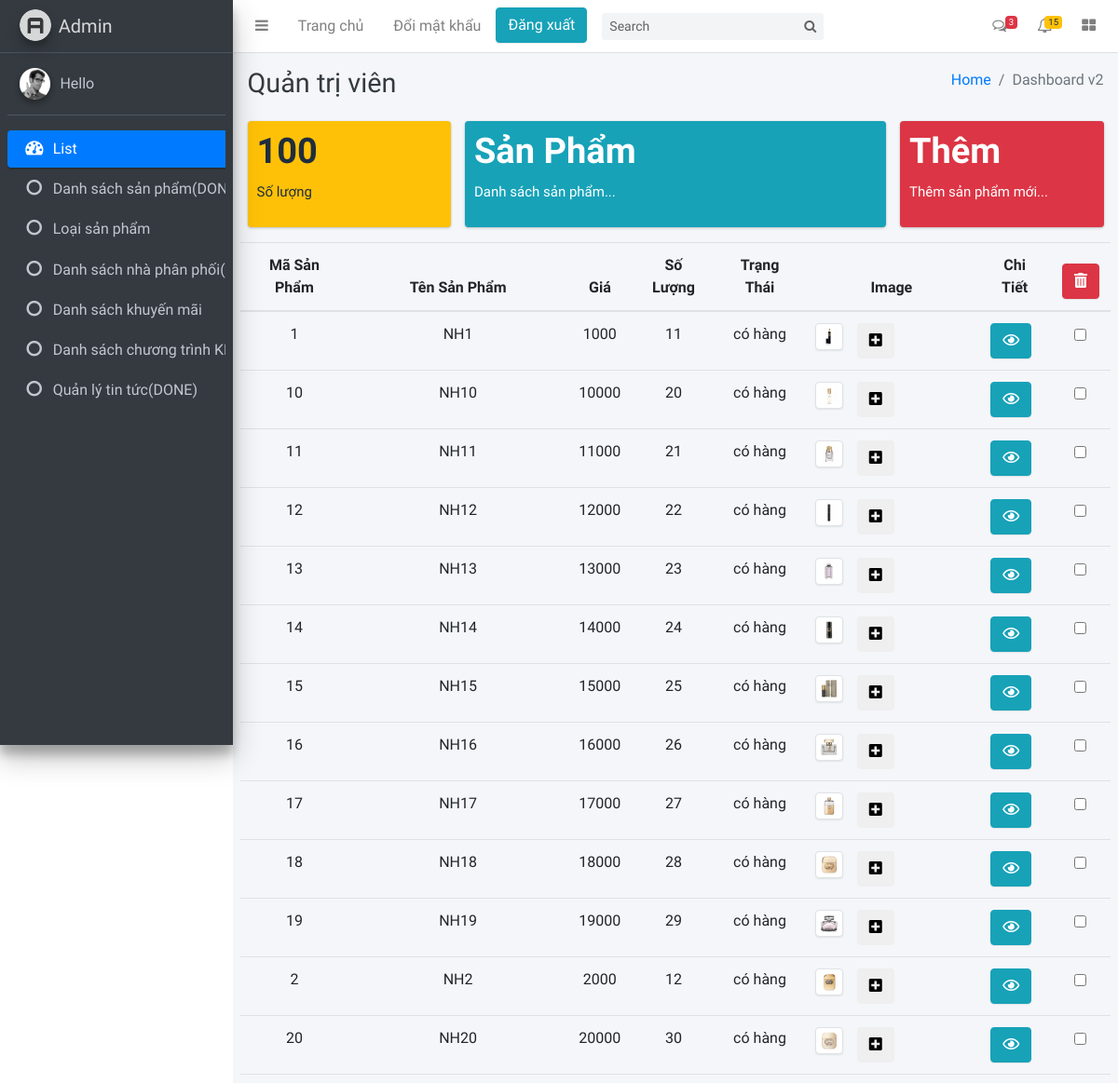
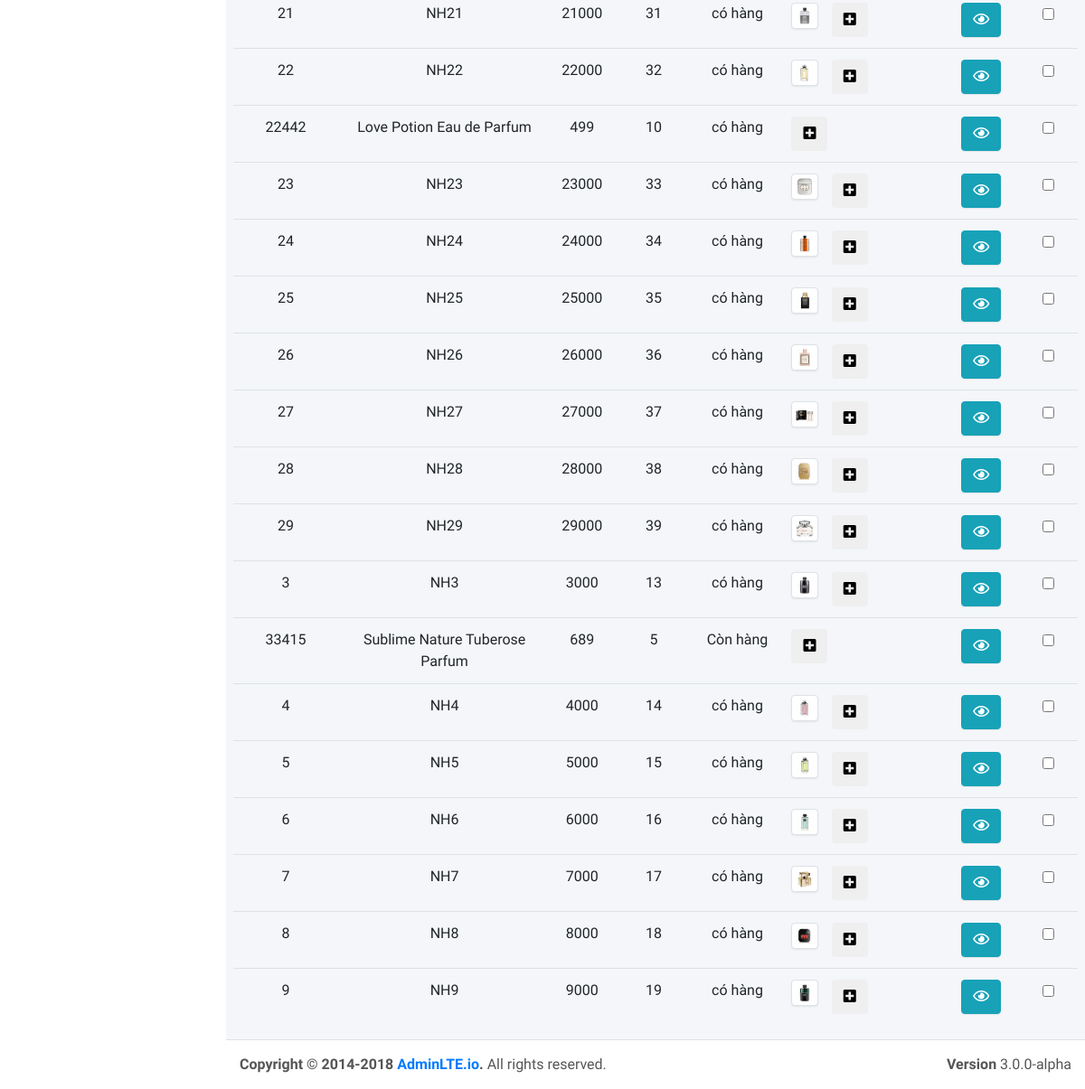
Page /admin/indexAdmin.php on the committed database (2 pictures, top to bottom).
### tables this page shows
CREATE TABLE `sp` (
  `MaSP` varchar(25) NOT NULL,
  `Maloai` varchar(25) NOT NULL,
  `Tensp` varchar(250) NOT NULL,
  `Gia` int(11) NOT NULL,
  `Soluong` int(11) NOT NULL,
  `MaNcc` varchar(25) NOT NULL,
  `Ngaysanxuat` date NOT NULL,
  `hansudung` int(11) NOT NULL,
  `dungtich` int(11) NOT NULL,
  `Mota` mediumtext NOT NULL,
  `Ngaynhaphang` date NOT NULL,
  `trangthai` varchar(25) NOT NULL
);

CREATE TABLE `video` (
  `MaMulti` varchar(25) NOT NULL,
  `URLVideo` varchar(250) NOT NULL,
  `URLHinh` varchar(250) NOT NULL,
  `MaSP` varchar(25) NOT NULL,
  `MaTin` varchar(25) NOT NULL,
  `MaKH` varchar(25) NOT NULL
);

### select.php (called while the page is built, shortened)
<?php
    function query_select($sql)
    {
        $table = array();
        try {
            include 'connect.php';
            $stmt = $conn->prepare($sql);
            $stmt->execute();
            $table = $stmt;
        } catch (PDOException $e) {
            echo "connection failed: " . $e->getMessage();
        }
        return $table;
    }
?>

### admin/Select/list-product.php (the view, shortened to what this page needs)
<div class="row">
    <div class="col-lg-3 col-6">
        <div class="small-box bg-warning">
            <div class="inner">
                <h3>100</h3>
                <p>Số lượng</p>
            </div>
        </div>
    </div>
    <div class="col-lg-6 col-6">
        <div class="small-box bg-info">
            <div class="inner">
                <h3>Sản Phẩm</h3>
                <p>Danh sách sản phẩm...</p>
            </div>
        </div>
    </div>
    <div class="col-lg-3 col-6">
        <a href="indexAdmin.php?page=them_san_pham">
            <div class="small-box bg-danger">
                <div class="inner">
                    <h3>Thêm</h3>
                    <p>Thêm sản phẩm mới...</p>
                </div>
            </div>
        </a>
    </div>
</div>
<div class="row">
    <table class="table table-hover text-center">
        <thead>
            <tr>
                <th>Mã Sản Phẩm</th>
                <th>Tên Sản Phẩm</th>
                <th>Giá</th>
                <th>Số Lượng</th>
                <th>Trạng Thái</th>
                <th>Image</th>
                <th>Chi Tiết</th>
                <th>
                    <button type="button" name="delete_all" id="delete_all" class="btn btn-danger">
                        <i class="fas fa-trash-alt"></i>
                    </button>
                </th>
            </tr>
        </thead>
        <tbody>
        <?php
            $table = query_select("SELECT * FROM sp");
            $count = $table->rowCount();
            if ($count > 0) {
                foreach ($table as $row) {
                    $masp = $row['MaSP'];
        ?>
            <tr>
                <td><?php echo $row['MaSP'] ?></td>
                <td><?php echo $row['Tensp'] ?></td>
                <td><?php echo $row['Gia'] ?></td>
                <td><?php echo $row['Soluong'] ?></td>
                <td><?php echo $row['trangthai'] ?></td>
                <td style="width:20%;">
                    <div class="row">
                        <?php
                            $table = query_select("SELECT * FROM sp, video WHERE sp.MaSP = video.MaSP AND sp.MaSP = '$masp'");
                            $count = $table->rowCount();
                            if($count > 0)
                            {
                                foreach ($table as $row) {
                        ?>
                        <div class="col-md-3" style="margin-bottom:5px;">
                            <img class="img-thumbnail" src="./../<?php echo $row['URLHinh'] ?>" alt="">
                        </div>
                        <?php
                                }
                            }
                        ?>
                        <div class="col-md-3">
                            <a href="?page=upload&&masp=<?php echo $masp ?>"><button class="btn"><i class="fas fa-plus-square"></i></button></a>
                        </div>
                    </div>
                </td>
                <td>
                    <a id="example" href="?page=detail-product&&masp=<?php echo $row['MaSP']; ?>">
                        <button type="button" class="btn btn-info">
                            <i class="far fa-eye"></i>
                        </button>
                    </a>&nbsp;
                </td>
                <td>
                    <input type="checkbox" class="delete_checkbox" value="<?php echo $masp; ?>">
                </td>
            </tr>
            <?php
                }
            }
            else
            {
                echo "<h2>Hiện tại chưa có sản phẩm...</h2>";
            }
        ?>
        </tbody>
    </table>
</div>

### assets/scss/main.css (style rules this page uses)
html, body, div, span, object, iframe, h1, h2, h3, h4, h5, h6, p, blockquote, pre, abbr, address, cite, code, del, dfn, em, img, ins, kbd, q, samp, small, strong, sub, sup, var, b, i, dl, dt, dd, ol, ul, li, fieldset, form, label, legend, table, caption, tbody, tfoot, thead, tr, th, td, article, aside, canvas, details, figcaption, figure, footer, header, hgroup, menu, nav, section, summary, time, mark, audio, video { margin: 0; padding: 0; border: 0; outline: 0; font-size: 100%; vertical-align: baseline; background: transparent; box-sizing: border-box; -moz-box-sizing: border-box; -webkit-box-sizing: border-box; }
body { font: 15px/1 poppins-regular, Arial, Helvetica, sans-serif; }
a { margin: 0; padding: 0; font-size: 100%; vertical-align: baseline; background: transparent; text-decoration: none; }
table { border-collapse: collapse; border-spacing: 0; }
input, select { vertical-align: middle; }

### rows in the picture
sp: MaSP "1", Tensp "NH1", Gia "1000", Soluong "11", trangthai "có hàng", video.URLHinh (picture)
sp: MaSP "10", Tensp "NH10", Gia "10000", Soluong "20", trangthai "có hàng", video.URLHinh (picture)
sp: MaSP "11", Tensp "NH11", Gia "11000", Soluong "21", trangthai "có hàng", video.URLHinh (picture)
sp: MaSP "12", Tensp "NH12", Gia "12000", Soluong "22", trangthai "có hàng", video.URLHinh (picture)
sp: MaSP "13", Tensp "NH13", Gia "13000", Soluong "23", trangthai "có hàng", video.URLHinh (picture)
sp: MaSP "14", Tensp "NH14", Gia "14000", Soluong "24", trangthai "có hàng", video.URLHinh (picture)
sp: MaSP "15", Tensp "NH15", Gia "15000", Soluong "25", trangthai "có hàng", video.URLHinh (picture)
sp: MaSP "16", Tensp "NH16", Gia "16000", Soluong "26", trangthai "có hàng", video.URLHinh (picture)
sp: MaSP "17", Tensp "NH17", Gia "17000", Soluong "27", trangthai "có hàng", video.URLHinh (picture)
sp: MaSP "18", Tensp "NH18", Gia "18000", Soluong "28", trangthai "có hàng", video.URLHinh (picture)
sp: MaSP "19", Tensp "NH19", Gia "19000", Soluong "29", trangthai "có hàng", video.URLHinh (picture)
sp: MaSP "2", Tensp "NH2", Gia "2000", Soluong "12", trangthai "có hàng", video.URLHinh (picture)
sp: MaSP "20", Tensp "NH20", Gia "20000", Soluong "30", trangthai "có hàng", video.URLHinh (picture)
sp: MaSP "21", Tensp "NH21", Gia "21000", Soluong "31", trangthai "có hàng", video.URLHinh (picture)
sp: MaSP "22", Tensp "NH22", Gia "22000", Soluong "32", trangthai "có hàng", video.URLHinh (picture)
sp: MaSP "22442", Tensp "Love Potion Eau de Parfum", Gia "499", Soluong "10", trangthai "có hàng"
sp: MaSP "23", Tensp "NH23", Gia "23000", Soluong "33", trangthai "có hàng", video.URLHinh (picture)
sp: MaSP "24", Tensp "NH24", Gia "24000", Soluong "34", trangthai "có hàng", video.URLHinh (picture)
sp: MaSP "25", Tensp "NH25", Gia "25000", Soluong "35", trangthai "có hàng", video.URLHinh (picture)
sp: MaSP "26", Tensp "NH26", Gia "26000", Soluong "36", trangthai "có hàng", video.URLHinh (picture)
sp: MaSP "27", Tensp "NH27", Gia "27000", Soluong "37", trangthai "có hàng", video.URLHinh (picture)
sp: MaSP "28", Tensp "NH28", Gia "28000", Soluong "38", trangthai "có hàng", video.URLHinh (picture)
sp: MaSP "29", Tensp "NH29", Gia "29000", Soluong "39", trangthai "có hàng", video.URLHinh (picture)
sp: MaSP "3", Tensp "NH3", Gia "3000", Soluong "13", trangthai "có hàng", video.URLHinh (picture)
sp: MaSP "33415", Tensp "Sublime Nature Tuberose Parfum", Gia "689", Soluong "5", trangthai "Còn hàng"
sp: MaSP "4", Tensp "NH4", Gia "4000", Soluong "14", trangthai "có hàng", video.URLHinh (picture)
sp: MaSP "5", Tensp "NH5", Gia "5000", Soluong "15", trangthai "có hàng", video.URLHinh (picture)
sp: MaSP "6", Tensp "NH6", Gia "6000", Soluong "16", trangthai "có hàng", video.URLHinh (picture)
sp: MaSP "7", Tensp "NH7", Gia "7000", Soluong "17", trangthai "có hàng", video.URLHinh (picture)
sp: MaSP "8", Tensp "NH8", Gia "8000", Soluong "18", trangthai "có hàng", video.URLHinh (picture)
sp: MaSP "9", Tensp "NH9", Gia "9000", Soluong "19", trangthai "có hàng", video.URLHinh (picture)
